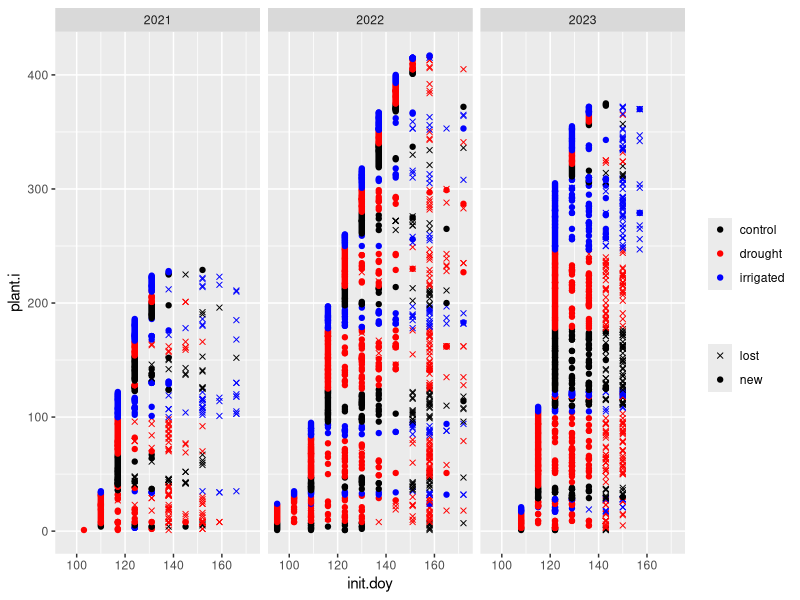
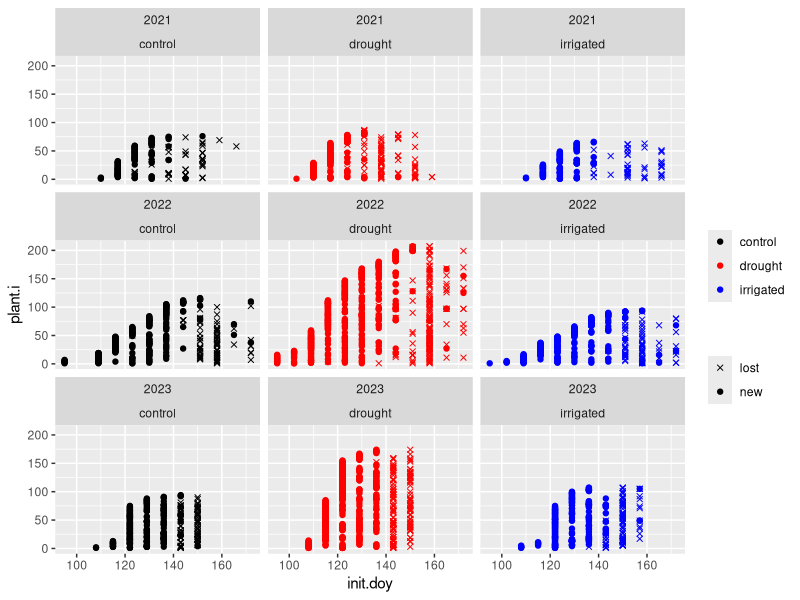

Recreate these plots in R, in order.
# Script for assessing budding phenology and umbel deaths
# SN - init 19 Jan 2024

# Load packages
library(ggplot2)
library(dplyr)
library(tidyr)
# library(lme4) # not working with my updated version of Matrix...
library(glmmTMB)

# Clear namespace
rm(list = ls())

# Read in dataset
buds.all = read.csv('01_data_cleaning/out/phenology_buds_deaths_all.csv') %>%
  # Add in treatment data (because it's useful)
  merge(y = read.csv('00_raw_data/plot_treatments.csv'))

head(buds.all)

# Visualize 
# make plot where one row corresponds to one plant, time is on x-axis

buds.all %>% 
  group_by(plantid) %>%
  mutate(minday = min(init.doy)) %>%
  ungroup() %>%
  arrange(minday, trt, plantid) %>%
  group_by(year) %>%
  # trust me, this works for assigning an integer ID to each plant
  mutate(plant.i = cumsum(!duplicated(plantid))) %>%
  ungroup() %>%
  ggplot(aes(x = init.doy, y = plant.i)) +
  geom_point(aes(colour = trt, shape = varb)) +
  scale_shape_manual(values = c(4, 19), '') +
  scale_colour_manual(values = c('black', 'red', 'blue'), '') +
  facet_wrap(~ year)
# you can kinda see from here 

# Now facet out by treatment
buds.all %>% 
  group_by(plantid) %>%
  mutate(minday = min(init.doy)) %>%
  ungroup() %>%
  arrange(minday, trt, plantid) %>%
  group_by(year, trt) %>%
  mutate(plant.i = cumsum(!duplicated(plantid))) %>%
  ungroup() %>%
  ggplot(aes(x = init.doy, y = plant.i)) +
  geom_point(aes(colour = trt, shape = varb)) +
  scale_shape_manual(values = c(4, 19), '') +
  scale_colour_manual(values = c('black', 'red', 'blue'), '') +
  facet_wrap(year ~ trt)
# eh

# Now... change the plantIDs to be consistent across years

buds.all = buds.all %>%
  separate(plantid, into = c('tag', 'plot', 'coord'), sep = '_', remove = FALSE, fill = 'right') %>%
  select(-coord) %>%
  unite(tagplot, c(tag, plot), remove = FALSE) %>%
  mutate(phen.scaled = (init.doy - round(mean(init.doy))) / 7)

# Subset out new buds only
buds.new = buds.all %>% filter(varb %in% 'new')

# Get a data frame with mean budding day and total number of good/dead umbels
budday.deaths = buds.new %>%
  group_by(tagplot, year, plot, trt) %>%
  summarise(
    n.total.buds = sum(varb %in% 'new'),
    n.dead = sum(varb %in% 'lost'),
    mean.doy = mean(init.doy[varb %in% 'new'])
  ) %>%
  ungroup() %>%
  mutate(phen.scaled = (mean.doy - mean(mean.doy)) / 7)

# Check - are there any plants that have more dead umbels than total ones?
any(budday.deaths$n.dead > budday.deaths$n.total.buds)
# rats
budday.deaths %>% filter(n.dead > n.total.buds)
# my dataset is whack... something wrong in the way I'm assessing deaths

# str(yy.budday.deaths)

##### Mean date of budding - analysis

# Null model
p_0 = glmmTMB(
  init.doy ~ (1 | plot / tagplot) + (1 | year),
  data = buds.new
)

summary(p_0)

p_t = glmmTMB(
  init.doy ~ trt + (1 | plot / tagplot) + (1 | year),
  data = buds.new
)

summary(p_t)

anova(p_t, p_0)
# well... okay cool, likelihood ratio test suggests an effect of drought on budding phen

##### Date of budding vs. likelihood of bud mortality
# ... need to clean dataset
